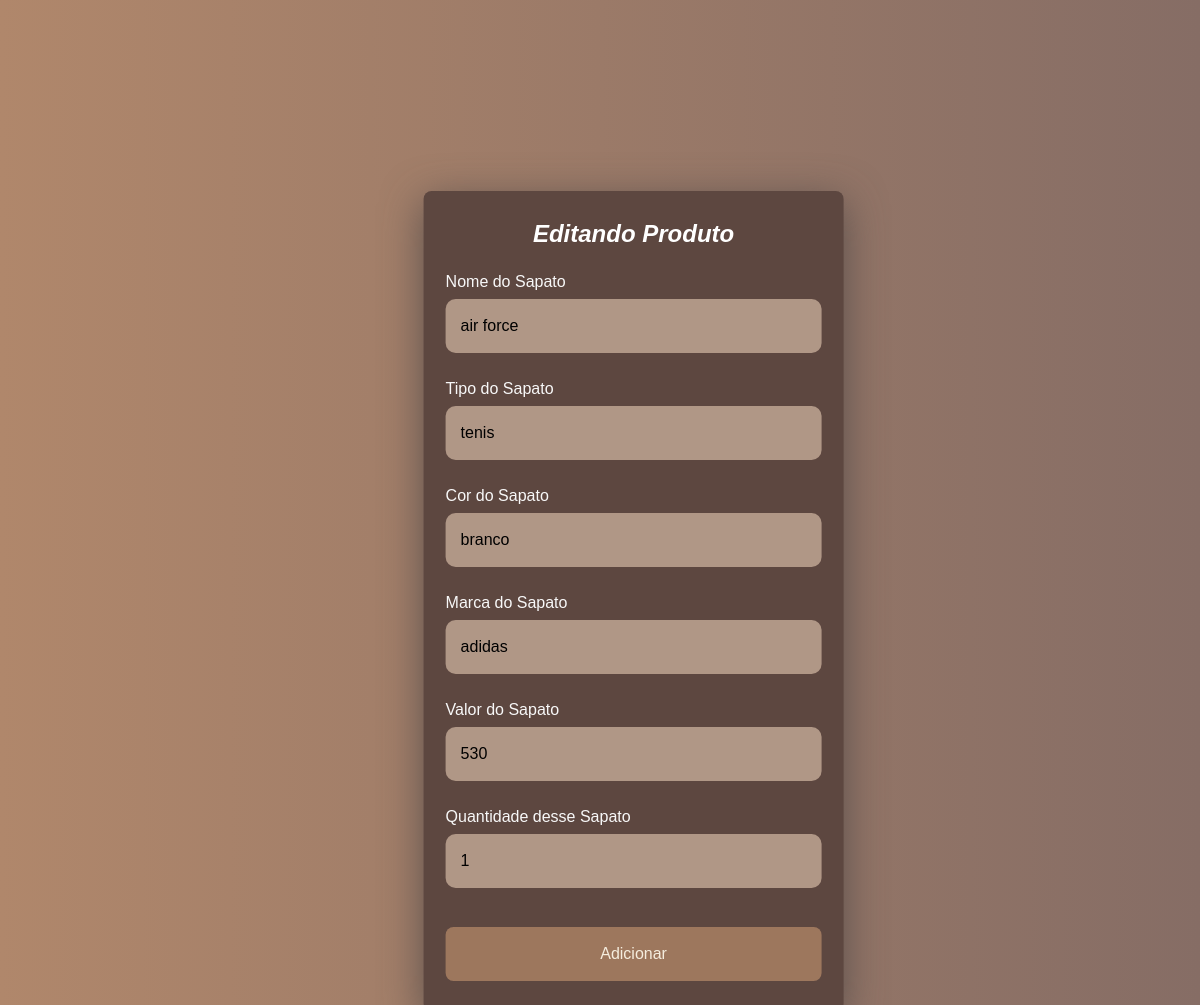
The page /add.php?id=6 on the database its author committed.
### tables this page shows
CREATE TABLE IF NOT EXISTS `sapatos` (
  `id` int(11) NOT NULL AUTO_INCREMENT,
  `nome` varchar(55) NOT NULL,
  `tipo` varchar(55) NOT NULL,
  `cor` varchar(35) NOT NULL,
  `marca` varchar(35) NOT NULL,
  `valor` float NOT NULL,
  `quantidade` int(20) NOT NULL,
  PRIMARY KEY (`id`)
);

### add.php (the view, shortened to what this page needs)
<?php
require_once "conexao.php";
if(!isset($_REQUEST['id'])){
  $titulo = "Adicionando Produto";
  $id = "";
  $nome = "";
  $tipo = "";
  $cor = "";
  $marca = "";
  $valor = "";
  $quantidade = "";
} else {
  $titulo = "Editando Produto";
  $id = $_REQUEST['id'];
  $stmt = $conn->prepare("SELECT * FROM sapatos WHERE id=$id");
  $stmt->execute();
  $row = $stmt->fetch(PDO::FETCH_OBJ);
  $nome = $row->nome;
  $tipo = $row->tipo;
  $cor = $row->cor;
  $marca = $row->marca;
  $valor = $row->valor;
  $quantidade = $row->quantidade;
}
?>
<html>
<head>
  <link href="https://cdn.jsdelivr.net/npm/bootstrap@5.1.3/dist/css/bootstrap.min.css" rel="stylesheet">
  <link rel="stylesheet" href="css/add.css">
</head>
<body>
  <div class="formularios">
  <form action="add1.php" method="post">
                <legend><b><i><?php echo $titulo; ?></i></b></legend>
                <div class="textfield">
                    <label for="nome" class="">Nome do Sapato</label>
                    <input type="text" name="nome" id="nome" value="<?php echo $nome; ?>">
                <br>
                    <label for="tipo" class="">Tipo do Sapato</label>
                    <input type="text" name="tipo" id="tipo" value="<?php echo $tipo; ?>">
                <br>
                    <label for="cor" class="">Cor do Sapato</label>
                    <input type="text" name="cor" id="cor" value="<?php echo $cor; ?>">
                <br>
                    <label for="marca" class="">Marca do Sapato</label>
                    <input type="text" name="marca" id="marca" value="<?php echo $marca; ?>">
                <br>
                    <label for="valor" class="">Valor do Sapato</label>
                    <input type="valor" name="valor" id="valor" value="<?php echo $valor; ?>">
                <br>
                    <label for="quantidade" class="">Quantidade desse Sapato</label>
                    <input type="quantidade" name="quantidade" id="quantidade" value="<?php echo $quantidade; ?>">
                </div>
                <br>
        <button type="submit">Adicionar</button>
    </form>
  </div>
</body>
</html>

### css/add.css (style rules this page uses)
body { font-family: Arial, Helvetica, sans-serif; background-image:linear-gradient(to right, #b0876b, #866d65); }
.formularios { width: 35%; position: absolute; top: 50%; left: 50%; transform: translate(-42%, -38%); padding: 15px 22px; background-color: #5D4740; border-radius: 8px; display: flex; flex-direction: column; color: white; box-shadow: 0px 10px 40px rgba(74, 69, 69, 0.799); }
legend { text-align: center; padding: 10px; }
.textfield { width: 100%; display: flex; flex-direction: column; justify-content: center; margin: 15px 0px; align-items: flex-start; }
.textfield>input { background: #b09786; border: none; width: 100%; border-radius: 10px; padding: 15px; color: black; box-sizing: border-box; outline: none; }
.textfield>label { margin-bottom: 5px; color: rgb(248, 248, 248); }
button { width: 100%; padding: 15px; border: none; border-radius: 8px; outline: none; cursor: pointer; color: rgb(245, 237, 222); background-color:#9D775D; font-size: 12pt; }

### rows shown on the page
sapatos: nome "air force", tipo "tenis", cor "branco", marca "adidas", valor "530", quantidade "1"

### other values the page prints
$titulo "Editando Produto"
